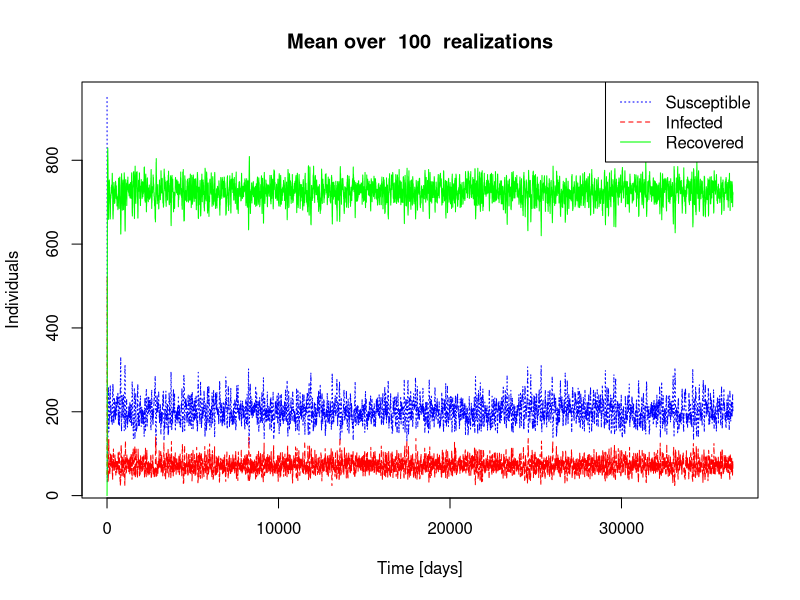

Write the R code that produced this figure.
# Task 1g) Simulate Markov Chain Y for 100 years. 

N <- 1000 # Individuals.

Y0 <- c(950, 50, 0) # Starting state.

# Probabilities (to begin with).
gamma <- 0.10
alpha <- 0.01
beta <- function(Y){
  return (0.5*Y[2]/N)
}
n <- 36500 # Time steps. 100 years. 

values <- matrix(data=NA,nrow=3,ncol=n) # Preallocate matrix for simulated values. 
values[, 1] <- Y0

sim <- function(values){
  # Run simulation.
  for (t in 2:n){
    # Use a binomial to simulate. 
    old_susc <- values[1, t-1]
    old_inf <- values[2, t-1]
    old_rec <- values[3, t-1]
    
    new_inf <- rbinom(n = 1, size = old_susc, beta(values[, t-1]))
    new_rec <- rbinom(n = 1, size = old_inf, gamma) 
    new_susc <- rbinom(n = 1,size =  old_rec, alpha) 
    Y <- c(old_susc - new_inf + new_susc, old_inf - new_rec + new_inf, old_rec - new_susc + new_rec)
    values[, t] <- Y
  }
  return (values)
}

take.mean <- function(amount, fun = sim){
  # Take mean of 'amount' number of simulations. 
  average_susc <- c(length = amount)
  average_inf <- c(length = amount)
  average_rec <- c(length = amount)
  
  for (i in 1:amount){
    # Take an average. 
    val <- sim(values)
    susc <- val[1, ncol(val)]/N
    inf <- val[2, ncol(val)]/N
    rec <- val[3, ncol(val)]/N
    average_susc[i] <- susc
    average_inf[i] <- inf
    average_rec[i] <- rec
  }
  return (list("val" = val, "avg1" = mean(average_susc), "avg2" = mean(average_inf), "avg3" = mean(average_rec)))
}

amount <- 100 # Number of simulations to take mean over. 
avg_prop <- take.mean(amount, sim)
val <- avg_prop$val # Values to plot. 

# Parameters for color and linetypes in plot. 
par_lty <- c(3,2,1)
par_col <- c("blue", "red", "green")

# Plot the lines. 
plot(1:n, val[1, ], type = "l", lty = par_lty[1], col = par_col[1], xlab="Time [days]", 
     ylab = "Individuals", main = capture.output(cat("Mean over ", amount, " realizations")))
lines(1:n, val[2, ], type = "l", lty = par_lty[2], col = par_col[2])
lines(1:n, val[3, ], type = "l", lty = par_lty[3], col = par_col[3])
legend("topright", legend= c("Susceptible", "Infected", "Recovered"), lty = par_lty, col = par_col)

# Print simulated values. 
print("Mean Proportions:", quote=FALSE)
cat("Susceptible ", avg_prop$avg1, "\n")
cat("Infected ", avg_prop$avg2, "\n")
cat("Recovered ", avg_prop$avg3)
